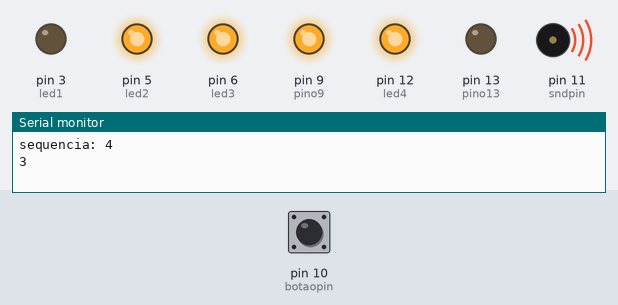
Recording of a sketch running on a simulated Arduino Uno, built with avr-gcc and run on an emulated ATmega328P. Parts: output pins drawn as LEDs (lit = HIGH), buzzer (waves = sounding), the last lines printed to the serial monitor. Inputs (shaded band) come from the test bench; at power-on: pin 10 (botaopin) HIGH. Random numbers use the default seed unless the sketch sets one.

Above: at 1.1 s.
At 4.5 s:
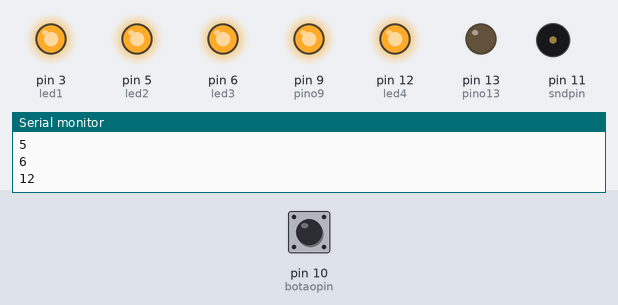
4.6 s: pin 10 (botaopin) pulled LOW for 0.35 s
7.9 s: pin 10 (botaopin) pulled LOW for 0.35 s
At 9.3 s:
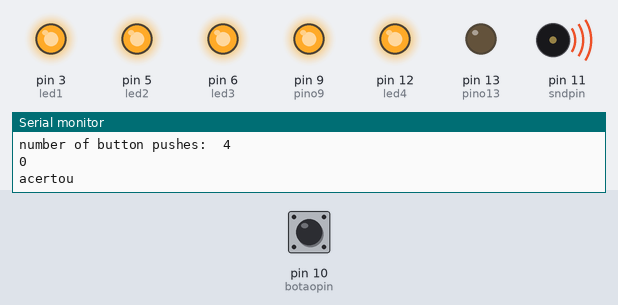
Timing chart, 0 to 14.0 s (numbered marks = the images above; inputs shaded):
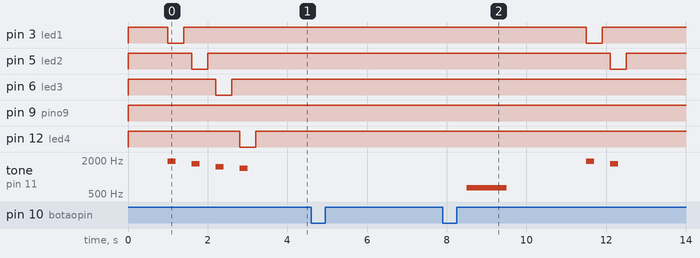

Measured:
- by itself, tone on pin 11 (sndpin): plays 640 Hz for 1.0 s, 1915 Hz for 0.20 s, 1700 Hz for 0.20 s

The sketch:

SMS_MANAGER_3_GAME.ino
```cpp
//
//
//
    int botaopin=10,pino9=9,pino13=13,pino2=2,led1=3,led2=5,led3=6,led4=12,sndpin=11;
    int seq=0,apertos=0,botaostatus=1,botaoultimostatus=0,diff=0;
    int led[4] = {3 ,5 ,6 ,12};
    int tom[4] = {1915, 1700, 1519, 1432};
    long intervalo = 5000;

//
//
//
void setup()
{
     pinMode(sndpin, OUTPUT);
     pinMode(led1, OUTPUT);
     pinMode(led2,OUTPUT);
     pinMode(led3,OUTPUT);
     pinMode(led4,OUTPUT);
     pinMode(pino9,OUTPUT);
     pinMode(pino13, OUTPUT);
     pinMode(botaopin, INPUT);
     digitalWrite(botaopin, HIGH);
     Serial.begin(9600);
//
//
//
    digitalWrite(led1, HIGH);
    digitalWrite(led2, HIGH);
    digitalWrite(led3, HIGH);
    digitalWrite(led4, HIGH);
//
//
//
}
//
//
//
void loop()
{
//
//
//
digitalWrite(pino9, HIGH);
//
// Gera numero entre 1 e 4
//
seq=rand()%4+1;
Serial.print("sequencia: ");
Serial.println(seq);
delay (1000);
//
//
//
for (int x=0; x<seq;x++)
{
  Serial.println(led[x]);
  digitalWrite(led[x], LOW);
  tone(sndpin, tom[x]);
  delay(200);
  noTone(sndpin);
  delay(200);
  digitalWrite(led[x], HIGH);
  delay(200);
}
//
//
//
while (apertos != seq)
{
  long millisanterior = millis();
//
//
//
  while (millis() - millisanterior < intervalo)
  {
      botaostatus = digitalRead(botaopin);
      delay(170);
      if (botaostatus == 0)
      {
        apertos++;
        Serial.print("number of button pushes:  ");
        Serial.println(apertos);
        Serial.println(botaostatus);
      }
  }
//
//
//
if (apertos == seq)
{
  Serial.println("acertou");
  tone(sndpin, 640);
  delay(1000);
  noTone(sndpin);
  delay(1000);
  break;
}
//
//
//
else
{
  Serial.println("fim do tempo:  ");
  tone(sndpin, 90);
  delay(1000);
  noTone(sndpin);
  delay(1000);
  break;
}
//
//
//
}
apertos=0;
//
//
//
//
//
//
}
//
//
//
```
